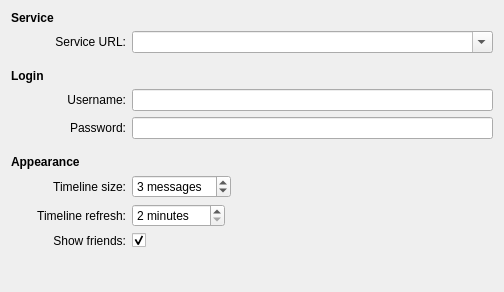
<ui version="4.0" >
 <class>TwitterConfig</class>
 <widget class="QWidget" name="TwitterConfig" >
  <property name="geometry" >
   <rect>
    <x>0</x>
    <y>0</y>
    <width>504</width>
    <height>292</height>
   </rect>
  </property>
  <layout class="QGridLayout" name="gridLayout" >
   <item row="3" column="0" colspan="2" >
    <widget class="QLabel" name="label_6" >
     <property name="font" >
      <font>
       <weight>75</weight>
       <bold>true</bold>
      </font>
     </property>
     <property name="text" >
      <string>Login</string>
     </property>
    </widget>
   </item>
   <item row="5" column="1" >
    <widget class="QLabel" name="label_2" >
     <property name="text" >
      <string>Password:</string>
     </property>
     <property name="alignment" >
      <set>Qt::AlignRight|Qt::AlignTrailing|Qt::AlignVCenter</set>
     </property>
     <property name="buddy" >
      <cstring>passwordEdit</cstring>
     </property>
    </widget>
   </item>
   <item row="5" column="2" >
    <widget class="QLineEdit" name="passwordEdit" >
     <property name="echoMode" >
      <enum>QLineEdit::Password</enum>
     </property>
    </widget>
   </item>
   <item row="7" column="0" colspan="2" >
    <widget class="QLabel" name="label_7" >
     <property name="font" >
      <font>
       <weight>75</weight>
       <bold>true</bold>
      </font>
     </property>
     <property name="text" >
      <string>Appearance</string>
     </property>
    </widget>
   </item>
   <item row="8" column="1" >
    <widget class="QLabel" name="label_3" >
     <property name="text" >
      <string>Timeline size:</string>
     </property>
     <property name="alignment" >
      <set>Qt::AlignRight|Qt::AlignTrailing|Qt::AlignVCenter</set>
     </property>
     <property name="buddy" >
      <cstring>historySizeSpinBox</cstring>
     </property>
    </widget>
   </item>
   <item row="8" column="2" >
    <layout class="QHBoxLayout" name="horizontalLayout" >
     <item>
      <widget class="QSpinBox" name="historySizeSpinBox" >
       <property name="suffix" >
        <string> messages</string>
       </property>
       <property name="maximum" >
        <number>20</number>
       </property>
       <property name="value" >
        <number>3</number>
       </property>
      </widget>
     </item>
     <item>
      <spacer name="horizontalSpacer" >
       <property name="orientation" >
        <enum>Qt::Horizontal</enum>
       </property>
       <property name="sizeHint" stdset="0" >
        <size>
         <width>40</width>
         <height>20</height>
        </size>
       </property>
      </spacer>
     </item>
    </layout>
   </item>
   <item row="9" column="1" >
    <widget class="QLabel" name="label_4" >
     <property name="text" >
      <string>Timeline refresh:</string>
     </property>
     <property name="alignment" >
      <set>Qt::AlignRight|Qt::AlignTrailing|Qt::AlignVCenter</set>
     </property>
     <property name="buddy" >
      <cstring>historyRefreshSpinBox</cstring>
     </property>
    </widget>
   </item>
   <item row="9" column="2" >
    <layout class="QHBoxLayout" name="horizontalLayout_2" >
     <item>
      <widget class="QSpinBox" name="historyRefreshSpinBox" >
       <property name="suffix" >
        <string> minutes</string>
       </property>
       <property name="minimum" >
        <number>2</number>
       </property>
       <property name="maximum" >
        <number>999</number>
       </property>
      </widget>
     </item>
     <item>
      <spacer name="horizontalSpacer_2" >
       <property name="orientation" >
        <enum>Qt::Horizontal</enum>
       </property>
       <property name="sizeHint" stdset="0" >
        <size>
         <width>40</width>
         <height>20</height>
        </size>
       </property>
      </spacer>
     </item>
    </layout>
   </item>
   <item row="10" column="1" >
    <widget class="QLabel" name="label_5" >
     <property name="text" >
      <string>Show friends:</string>
     </property>
     <property name="alignment" >
      <set>Qt::AlignRight|Qt::AlignTrailing|Qt::AlignVCenter</set>
     </property>
     <property name="buddy" >
      <cstring>checkIncludeFriends</cstring>
     </property>
    </widget>
   </item>
   <item row="10" column="2" >
    <widget class="QCheckBox" name="checkIncludeFriends" >
     <property name="text" >
      <string/>
     </property>
     <property name="checked" >
      <bool>true</bool>
     </property>
    </widget>
   </item>
   <item row="11" column="0" >
    <spacer name="verticalSpacer" >
     <property name="orientation" >
      <enum>Qt::Vertical</enum>
     </property>
     <property name="sizeHint" stdset="0" >
      <size>
       <width>20</width>
       <height>0</height>
      </size>
     </property>
    </spacer>
   </item>
   <item row="6" column="1" >
    <spacer name="verticalSpacer_2" >
     <property name="orientation" >
      <enum>Qt::Vertical</enum>
     </property>
     <property name="sizeType" >
      <enum>QSizePolicy::Fixed</enum>
     </property>
     <property name="sizeHint" stdset="0" >
      <size>
       <width>20</width>
       <height>10</height>
      </size>
     </property>
    </spacer>
   </item>
   <item row="0" column="0" colspan="2" >
    <widget class="QLabel" name="label_8" >
     <property name="font" >
      <font>
       <weight>75</weight>
       <bold>true</bold>
      </font>
     </property>
     <property name="text" >
      <string>Service</string>
     </property>
    </widget>
   </item>
   <item row="4" column="1" >
    <widget class="QLabel" name="label" >
     <property name="text" >
      <string>Username:</string>
     </property>
     <property name="alignment" >
      <set>Qt::AlignRight|Qt::AlignTrailing|Qt::AlignVCenter</set>
     </property>
     <property name="buddy" >
      <cstring>usernameEdit</cstring>
     </property>
    </widget>
   </item>
   <item row="4" column="2" >
    <widget class="QLineEdit" name="usernameEdit" />
   </item>
   <item row="1" column="1" >
    <widget class="QLabel" name="label_9" >
     <property name="text" >
      <string>Service URL:</string>
     </property>
     <property name="alignment" >
      <set>Qt::AlignRight|Qt::AlignTrailing|Qt::AlignVCenter</set>
     </property>
     <property name="buddy" >
      <cstring>usernameEdit</cstring>
     </property>
    </widget>
   </item>
   <item row="2" column="1" >
    <spacer name="verticalSpacer_3" >
     <property name="orientation" >
      <enum>Qt::Vertical</enum>
     </property>
     <property name="sizeType" >
      <enum>QSizePolicy::Fixed</enum>
     </property>
     <property name="sizeHint" stdset="0" >
      <size>
       <width>20</width>
       <height>10</height>
      </size>
     </property>
    </spacer>
   </item>
   <item row="1" column="2" >
    <widget class="KComboBox" name="serviceUrlCombo" >
     <property name="editable" >
      <bool>true</bool>
     </property>
    </widget>
   </item>
  </layout>
 </widget>
 <customwidgets>
  <customwidget>
   <class>KComboBox</class>
   <extends>QComboBox</extends>
   <header>kcombobox.h</header>
  </customwidget>
 </customwidgets>
 <tabstops>
  <tabstop>serviceUrlEdit</tabstop>
  <tabstop>usernameEdit</tabstop>
  <tabstop>passwordEdit</tabstop>
  <tabstop>historySizeSpinBox</tabstop>
  <tabstop>historyRefreshSpinBox</tabstop>
  <tabstop>checkIncludeFriends</tabstop>
 </tabstops>
 <resources/>
 <connections/>
</ui>
